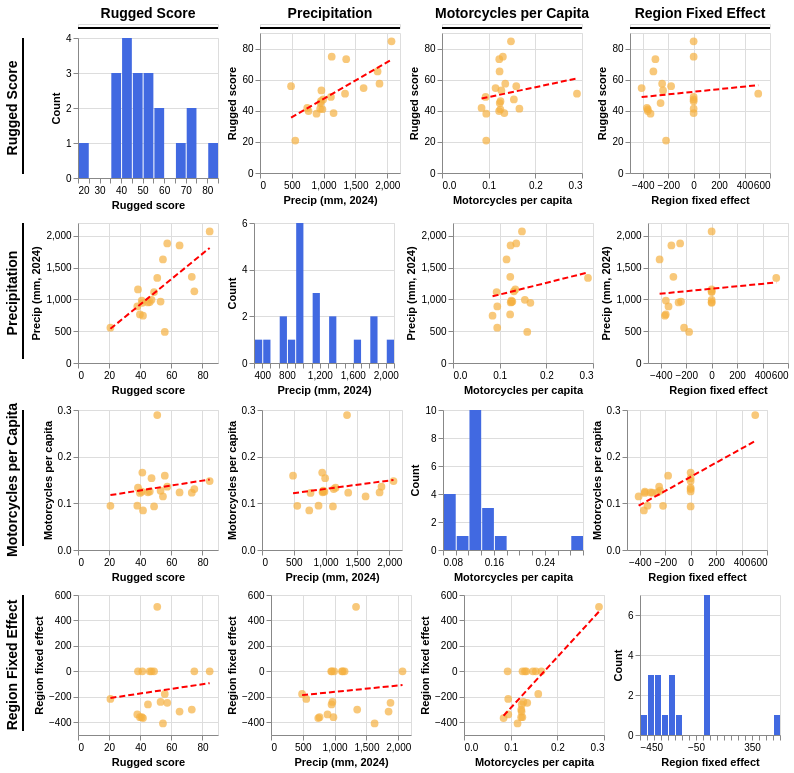

The notebook cell saved with this chart:
### Code cell
import altair as alt

# Scatterplot matrix for region fixed effects vs key predictors
moto_col = "Motorcycles per capita (vehicles)"
numeric_cols = ["region_fe", "rugged_score", "precip_sum_mm", moto_col]
scatter_df = merged_df[[region_col] + numeric_cols].copy()
for col in numeric_cols:
    scatter_df[col] = pd.to_numeric(scatter_df[col], errors="coerce")
scatter_df = scatter_df.dropna(subset=numeric_cols)

# Use safer field names for plotting
plot_df = scatter_df.rename(columns={moto_col: "moto_pc"})

# Field definitions for axes
fields = [
    ("rugged_score", "Rugged score"),
    ("precip_sum_mm", "Precip (mm, 2024)"),
    ("moto_pc", "Motorcycles per capita"),
    ("region_fe", "Region fixed effect")
]

label_map = {
    "rugged_score": "Rugged Score",
    "precip_sum_mm": "Precipitation",
    "moto_pc": "Motorcycles per Capita",
    "region_fe": "Region Fixed Effect"
}

# Shared sizing and spacing
cell_w, cell_h = 140, 140
cell_spacing = 6
base = alt.Chart(plot_df).properties(width=cell_w, height=cell_h)

# Reusable underlined header

def header_chart(label: str):
    text = (
        alt.Chart(pd.DataFrame({"label": [label]}))
        .mark_text(fontWeight="bold", fontSize=14)
        .encode(text="label")
        .properties(width=cell_w, height=18)
    )
    line = (
        alt.Chart(pd.DataFrame({"y": [0]}))
        .mark_rule(size=2)
        .encode(y=alt.Y("y:Q", scale=alt.Scale(domain=[0, 1]), axis=None))
        .properties(width=cell_w, height=4)
    )
    return alt.vconcat(text, line, spacing=0)

def vertical_header_layer(label: str):
    text = (
        alt.Chart(pd.DataFrame({"label": [label]}))
        .mark_text(fontWeight="bold", fontSize=14, angle=270)
        .encode(text="label", x=alt.value(-65), y=alt.value(cell_h / 2))
    )
    line = (
        alt.Chart(pd.DataFrame({"y1": [0], "y2": [cell_h]}))
        .mark_rule(size=2)
        .encode(x=alt.value(-55), y=alt.value(0), y2=alt.value(cell_h - 4))
    )
    return alt.layer(text, line)

rugged_header = header_chart("Rugged Score")
precip_header = header_chart("Precipitation")
moto_header = header_chart("Motorcycles per Capita")
region_fe_header = header_chart("Region Fixed Effect")
vertical_rugged_layer = vertical_header_layer(label_map["rugged_score"])

# Build matrix cells
charts = []
for row_field, row_title in fields:
    row_charts = []
    for col_field, col_title in fields:
        if row_field == col_field:
            diag_chart = (
                base.mark_bar(color="#4169E1")
                .encode(
                    alt.X(col_field, bin=alt.Bin(maxbins=20), title=col_title),
                    alt.Y("count()", title="Count"),
                    tooltip=[
                        alt.Tooltip("count()", title="Count"),
                        alt.Tooltip(region_col, aggregate="values", title="Regions")
                    ]
                )
            )
            if row_field == fields[0][0]:
                diag_body = alt.layer(diag_chart, vertical_rugged_layer)
                chart = alt.vconcat(rugged_header, diag_body, spacing=2)
            else:
                chart = diag_chart
        else:
            points = (
                base.mark_circle(size=60, opacity=0.7, color="#F5B041")
                .encode(
                    alt.X(col_field, title=col_title),
                    alt.Y(row_field, title=row_title),
                    tooltip=[region_col, "region_fe", "rugged_score", "precip_sum_mm", "moto_pc"]
                )
            )
            trend = (
                base.transform_regression(col_field, row_field)
                .mark_line(color="red", size=2, strokeDash=[6, 3])
                .encode(
                    alt.X(col_field, title=col_title),
                    alt.Y(row_field, title=row_title)
                )
            )
            layered = alt.layer(points, trend)
            if col_field == fields[0][0]:
                label_layer = vertical_header_layer(label_map[row_field])
                chart = alt.layer(layered, label_layer)
            elif row_field == fields[0][0] and col_field == fields[1][0]:
                chart = alt.vconcat(precip_header, layered, spacing=2)
            elif row_field == fields[0][0] and col_field == fields[2][0]:
                chart = alt.vconcat(moto_header, layered, spacing=2)
            elif row_field == fields[0][0] and col_field == fields[3][0]:
                chart = alt.vconcat(region_fe_header, layered, spacing=2)
            else:
                chart = layered
        row_charts.append(chart)
    charts.append(alt.hconcat(*row_charts, spacing=cell_spacing))

grid_body = alt.vconcat(*charts, spacing=cell_spacing).resolve_scale(color="independent")

# Display the grid
grid_body

### Figure 1 — Vega-Lite specification as saved in the notebook (floating-point values rounded to 4 significant figures)
{"config": {"view": {"continuousWidth": 300, "continuousHeight": 300}}, "vconcat": [{"hconcat": [{"vconcat": [{"vconcat": [{"data": {"name": "data-493a0e4c3edc76215f945c2869163eb7"}, "mark": {"type": "text", "fontSize": 14, "fontWeight": "bold"}, "encoding": {"text": {"field": "label", "type": "nominal"}}, "height": 18, "width": 140}, {"data": {"name": "data-a0a55d106695e8d630baff0f16eee66d"}, "mark": {"type": "rule", "size": 2}, "encoding": {"y": {"axis": null, "field": "y", "scale": {"domain": [0, 1]}, "type": "quantitative"}}, "height": 4, "width": 140}], "spacing": 0}, {"layer": [{"data": {"name": "data-ae1858b893afa03cf4a272a1b2caf56c"}, "mark": {"type": "bar", "color": "#4169E1"}, "encoding": {"tooltip": [{"aggregate": "count", "title": "Count", "type": "quantitative"}, {"aggregate": "values", "field": "reg_name", "title": "Regions", "type": "nominal"}], "x": {"bin": {"maxbins": 20}, "field": "rugged_score", "title": "Rugged score", "type": "quantitative"}, "y": {"aggregate": "count", "title": "Count", "type": "quantitative"}}}, {"layer": [{"data": {"name": "data-493a0e4c3edc76215f945c2869163eb7"}, "mark": {"type": "text", "angle": 270, "fontSize": 14, "fontWeight": "bold"}, "encoding": {"text": {"field": "label", "type": "nominal"}, "x": {"value": -65}, "y": {"value": 70.0}}}, {"data": {"name": "data-e731fc1fc78575bbb8147d68d894e0da"}, "mark": {"type": "rule", "size": 2}, "encoding": {"x": {"value": -55}, "y": {"value": 0}, "y2": {"value": 136}}}]}], "height": 140, "width": 140}], "spacing": 2}, {"vconcat": [{"vconcat": [{"data": {"name": "data-36e77802b78be21ab966a86661822184"}, "mark": {"type": "text", "fontSize": 14, "fontWeight": "bold"}, "encoding": {"text": {"field": "label", "type": "nominal"}}, "height": 18, "width": 140}, {"data": {"name": "data-a0a55d106695e8d630baff0f16eee66d"}, "mark": {"type": "rule", "size": 2}, "encoding": {"y": {"axis": null, "field": "y", "scale": {"domain": [0, 1]}, "type": "quantitative"}}, "height": 4, "width": 140}], "spacing": 0}, {"layer": [{"mark": {"type": "circle", "color": "#F5B041", "opacity": 0.7, "size": 60}, "encoding": {"tooltip": [{"field": "reg_name", "type": "nominal"}, {"field": "region_fe", "type": "quantitative"}, {"field": "rugged_score", "type": "quantitative"}, {"field": "precip_sum_mm", "type": "quantitative"}, {"field": "moto_pc", "type": "quantitative"}], "x": {"field": "precip_sum_mm", "title": "Precip (mm, 2024)", "type": "quantitative"}, "y": {"field": "rugged_score", "title": "Rugged score", "type": "quantitative"}}}, {"mark": {"type": "line", "color": "red", "size": 2, "strokeDash": [6, 3]}, "encoding": {"x": {"field": "precip_sum_mm", "title": "Precip (mm, 2024)", "type": "quantitative"}, "y": {"field": "rugged_score", "title": "Rugged score", "type": "quantitative"}}, "transform": [{"on": "precip_sum_mm", "regression": "rugged_score"}]}], "data": {"name": "data-ae1858b893afa03cf4a272a1b2caf56c"}, "height": 140, "width": 140}], "spacing": 2}, {"vconcat": [{"vconcat": [{"data": {"name": "data-7d5bbbc3dc0678a042d8e50edd6691a8"}, "mark": {"type": "text", "fontSize": 14, "fontWeight": "bold"}, "encoding": {"text": {"field": "label", "type": "nominal"}}, "height": 18, "width": 140}, {"data": {"name": "data-a0a55d106695e8d630baff0f16eee66d"}, "mark": {"type": "rule", "size": 2}, "encoding": {"y": {"axis": null, "field": "y", "scale": {"domain": [0, 1]}, "type": "quantitative"}}, "height": 4, "width": 140}], "spacing": 0}, {"layer": [{"mark": {"type": "circle", "color": "#F5B041", "opacity": 0.7, "size": 60}, "encoding": {"tooltip": [{"field": "reg_name", "type": "nominal"}, {"field": "region_fe", "type": "quantitative"}, {"field": "rugged_score", "type": "quantitative"}, {"field": "precip_sum_mm", "type": "quantitative"}, {"field": "moto_pc", "type": "quantitative"}], "x": {"field": "moto_pc", "title": "Motorcycles per capita", "type": "quantitative"}, "y": {"field": "rugged_score", "title": "Rugged score", "type": "quantitative"}}}, {"mark": {"type": "line", "color": "red", "size": 2, "strokeDash": [6, 3]}, "encoding": {"x": {"field": "moto_pc", "title": "Motorcycles per capita", "type": "quantitative"}, "y": {"field": "rugged_score", "title": "Rugged score", "type": "quantitative"}}, "transform": [{"on": "moto_pc", "regression": "rugged_score"}]}], "data": {"name": "data-ae1858b893afa03cf4a272a1b2caf56c"}, "height": 140, "width": 140}], "spacing": 2}, {"vconcat": [{"vconcat": [{"data": {"name": "data-988a76f794bf79ac6d67a8a2b5232519"}, "mark": {"type": "text", "fontSize": 14, "fontWeight": "bold"}, "encoding": {"text": {"field": "label", "type": "nominal"}}, "height": 18, "width": 140}, {"data": {"name": "data-a0a55d106695e8d630baff0f16eee66d"}, "mark": {"type": "rule", "size": 2}, "encoding": {"y": {"axis": null, "field": "y", "scale": {"domain": [0, 1]}, "type": "quantitative"}}, "height": 4, "width": 140}], "spacing": 0}, {"layer": [{"mark": {"type": "circle", "color": "#F5B041", "opacity": 0.7, "size": 60}, "encoding": {"tooltip": [{"field": "reg_name", "type": "nominal"}, {"field": "region_fe", "type": "quantitative"}, {"field": "rugged_score", "type": "quantitative"}, {"field": "precip_sum_mm", "type": "quantitative"}, {"field": "moto_pc", "type": "quantitative"}], "x": {"field": "region_fe", "title": "Region fixed effect", "type": "quantitative"}, "y": {"field": "rugged_score", "title": "Rugged score", "type": "quantitative"}}}, {"mark": {"type": "line", "color": "red", "size": 2, "strokeDash": [6, 3]}, "encoding": {"x": {"field": "region_fe", "title": "Region fixed effect", "type": "quantitative"}, "y": {"field": "rugged_score", "title": "Rugged score", "type": "quantitative"}}, "transform": [{"on": "region_fe", "regression": "rugged_score"}]}], "data": {"name": "data-ae1858b893afa03cf4a272a1b2caf56c"}, "height": 140, "width": 140}], "spacing": 2}], "spacing": 6}, {"hconcat": [{"layer": [{"layer": [{"mark": {"type": "circle", "color": "#F5B041", "opacity": 0.7, "size": 60}, "encoding": {"tooltip": [{"field": "reg_name", "type": "nominal"}, {"field": "region_fe", "type": "quantitative"}, {"field": "rugged_score", "type": "quantitative"}, {"field": "precip_sum_mm", "type": "quantitative"}, {"field": "moto_pc", "type": "quantitative"}], "x": {"field": "rugged_score", "title": "Rugged score", "type": "quantitative"}, "y": {"field": "precip_sum_mm", "title": "Precip (mm, 2024)", "type": "quantitative"}}}, {"mark": {"type": "line", "color": "red", "size": 2, "strokeDash": [6, 3]}, "encoding": {"x": {"field": "rugged_score", "title": "Rugged score", "type": "quantitative"}, "y": {"field": "precip_sum_mm", "title": "Precip (mm, 2024)", "type": "quantitative"}}, "transform": [{"on": "rugged_score", "regression": "precip_sum_mm"}]}], "data": {"name": "data-ae1858b893afa03cf4a272a1b2caf56c"}}, {"layer": [{"data": {"name": "data-36e77802b78be21ab966a86661822184"}, "mark": {"type": "text", "angle": 270, "fontSize": 14, "fontWeight": "bold"}, "encoding": {"text": {"field": "label", "type": "nominal"}, "x": {"value": -65}, "y": {"value": 70.0}}}, {"data": {"name": "data-e731fc1fc78575bbb8147d68d894e0da"}, "mark": {"type": "rule", "size": 2}, "encoding": {"x": {"value": -55}, "y": {"value": 0}, "y2": {"value": 136}}}]}], "height": 140, "width": 140}, {"data": {"name": "data-ae1858b893afa03cf4a272a1b2caf56c"}, "mark": {"type": "bar", "color": "#4169E1"}, "encoding": {"tooltip": [{"aggregate": "count", "title": "Count", "type": "quantitative"}, {"aggregate": "values", "field": "reg_name", "title": "Regions", "type": "nominal"}], "x": {"bin": {"maxbins": 20}, "field": "precip_sum_mm", "title": "Precip (mm, 2024)", "type": "quantitative"}, "y": {"aggregate": "count", "title": "Count", "type": "quantitative"}}, "height": 140, "width": 140}, {"layer": [{"mark": {"type": "circle", "color": "#F5B041", "opacity": 0.7, "size": 60}, "encoding": {"tooltip": [{"field": "reg_name", "type": "nominal"}, {"field": "region_fe", "type": "quantitative"}, {"field": "rugged_score", "type": "quantitative"}, {"field": "precip_sum_mm", "type": "quantitative"}, {"field": "moto_pc", "type": "quantitative"}], "x": {"field": "moto_pc", "title": "Motorcycles per capita", "type": "quantitative"}, "y": {"field": "precip_sum_mm", "title": "Precip (mm, 2024)", "type": "quantitative"}}}, {"mark": {"type": "line", "color": "red", "size": 2, "strokeDash": [6, 3]}, "encoding": {"x": {"field": "moto_pc", "title": "Motorcycles per capita", "type": "quantitative"}, "y": {"field": "precip_sum_mm", "title": "Precip (mm, 2024)", "type": "quantitative"}}, "transform": [{"on": "moto_pc", "regression": "precip_sum_mm"}]}], "data": {"name": "data-ae1858b893afa03cf4a272a1b2caf56c"}, "height": 140, "width": 140}, {"layer": [{"mark": {"type": "circle", "color": "#F5B041", "opacity": 0.7, "size": 60}, "encoding": {"tooltip": [{"field": "reg_name", "type": "nominal"}, {"field": "region_fe", "type": "quantitative"}, {"field": "rugged_score", "type": "quantitative"}, {"field": "precip_sum_mm", "type": "quantitative"}, {"field": "moto_pc", "type": "quantitative"}], "x": {"field": "region_fe", "title": "Region fixed effect", "type": "quantitative"}, "y": {"field": "precip_sum_mm", "title": "Precip (mm, 2024)", "type": "quantitative"}}}, {"mark": {"type": "line", "color": "red", "size": 2, "strokeDash": [6, 3]}, "encoding": {"x": {"field": "region_fe", "title": "Region fixed effect", "type": "quantitative"}, "y": {"field": "precip_sum_mm", "title": "Precip (mm, 2024)", "type": "quantitative"}}, "transform": [{"on": "region_fe", "regression": "precip_sum_mm"}]}], "data": {"name": "data-ae1858b893afa03cf4a272a1b2caf56c"}, "height": 140, "width": 140}], "spacing": 6}, {"hconcat": [{"layer": [{"layer": [{"mark": {"type": "circle", "color": "#F5B041", "opacity": 0.7, "size": 60}, "encoding": {"tooltip": [{"field": "reg_name", "type": "nominal"}, {"field": "region_fe", "type": "quantitative"}, {"field": "rugged_score", "type": "quantitative"}, {"field": "precip_sum_mm", "type": "quantitative"}, {"field": "moto_pc", "type": "quantitative"}], "x": {"field": "rugged_score", "title": "Rugged score", "type": "quantitative"}, "y": {"field": "moto_pc", "title": "Motorcycles per capita", "type": "quantitative"}}}, {"mark": {"type": "line", "color": "red", "size": 2, "strokeDash": [6, 3]}, "encoding": {"x": {"field": "rugged_score", "title": "Rugged score", "type": "quantitative"}, "y": {"field": "moto_pc", "title": "Motorcycles per capita", "type": "quantitative"}}, "transform": [{"on": "rugged_score", "regression": "moto_pc"}]}], "data": {"name": "data-ae1858b893afa03cf4a272a1b2caf56c"}}, {"layer": [{"data": {"name": "data-7d5bbbc3dc0678a042d8e50edd6691a8"}, "mark": {"type": "text", "angle": 270, "fontSize": 14, "fontWeight": "bold"}, "encoding": {"text": {"field": "label", "type": "nominal"}, "x": {"value": -65}, "y": {"value": 70.0}}}, {"data": {"name": "data-e731fc1fc78575bbb8147d68d894e0da"}, "mark": {"type": "rule", "size": 2}, "encoding": {"x": {"value": -55}, "y": {"value": 0}, "y2": {"value": 136}}}]}], "height": 140, "width": 140}, {"layer": [{"mark": {"type": "circle", "color": "#F5B041", "opacity": 0.7, "size": 60}, "encoding": {"tooltip": [{"field": "reg_name", "type": "nominal"}, {"field": "region_fe", "type": "quantitative"}, {"field": "rugged_score", "type": "quantitative"}, {"field": "precip_sum_mm", "type": "quantitative"}, {"field": "moto_pc", "type": "quantitative"}], "x": {"field": "precip_sum_mm", "title": "Precip (mm, 2024)", "type": "quantitative"}, "y": {"field": "moto_pc", "title": "Motorcycles per capita", "type": "quantitative"}}}, {"mark": {"type": "line", "color": "red", "size": 2, "strokeDash": [6, 3]}, "encoding": {"x": {"field": "precip_sum_mm", "title": "Precip (mm, 2024)", "type": "quantitative"}, "y": {"field": "moto_pc", "title": "Motorcycles per capita", "type": "quantitative"}}, "transform": [{"on": "precip_sum_mm", "regression": "moto_pc"}]}], "data": {"name": "data-ae1858b893afa03cf4a272a1b2caf56c"}, "height": 140, "width": 140}, {"data": {"name": "data-ae1858b893afa03cf4a272a1b2caf56c"}, "mark": {"type": "bar", "color": "#4169E1"}, "encoding": {"tooltip": [{"aggregate": "count", "title": "Count", "type": "quantitative"}, {"aggregate": "values", "field": "reg_name", "title": "Regions", "type": "nominal"}], "x": {"bin": {"maxbins": 20}, "field": "moto_pc", "title": "Motorcycles per capita", "type": "quantitative"}, "y": {"aggregate": "count", "title": "Count", "type": "quantitative"}}, "height": 140, "width": 140}, {"layer": [{"mark": {"type": "circle", "color": "#F5B041", "opacity": 0.7, "size": 60}, "encoding": {"tooltip": [{"field": "reg_name", "type": "nominal"}, {"field": "region_fe", "type": "quantitative"}, {"field": "rugged_score", "type": "quantitative"}, {"field": "precip_sum_mm", "type": "quantitative"}, {"field": "moto_pc", "type": "quantitative"}], "x": {"field": "region_fe", "title": "Region fixed effect", "type": "quantitative"}, "y": {"field": "moto_pc", "title": "Motorcycles per capita", "type": "quantitative"}}}, {"mark": {"type": "line", "color": "red", "size": 2, "strokeDash": [6, 3]}, "encoding": {"x": {"field": "region_fe", "title": "Region fixed effect", "type": "quantitative"}, "y": {"field": "moto_pc", "title": "Motorcycles per capita", "type": "quantitative"}}, "transform": [{"on": "region_fe", "regression": "moto_pc"}]}], "data": {"name": "data-ae1858b893afa03cf4a272a1b2caf56c"}, "height": 140, "width": 140}], "spacing": 6}, {"hconcat": [{"layer": [{"layer": [{"mark": {"type": "circle", "color": "#F5B041", "opacity": 0.7, "size": 60}, "encoding": {"tooltip": [{"field": "reg_name", "type": "nominal"}, {"field": "region_fe", "type": "quantitative"}, {"field": "rugged_score", "type": "quantitative"}, {"field": "precip_sum_mm", "type": "quantitative"}, {"field": "moto_pc", "type": "quantitative"}], "x": {"field": "rugged_score", "title": "Rugged score", "type": "quantitative"}, "y": {"field": "region_fe", "title": "Region fixed effect", "type": "quantitative"}}}, {"mark": {"type": "line", "color": "red", "size": 2, "strokeDash": [6, 3]}, "encoding": {"x": {"field": "rugged_score", "title": "Rugged score", "type": "quantitative"}, "y": {"field": "region_fe", "title": "Region fixed effect", "type": "quantitative"}}, "transform": [{"on": "rugged_score", "regression": "region_fe"}]}], "data": {"name": "data-ae1858b893afa03cf4a272a1b2caf56c"}}, {"layer": [{"data": {"name": "data-988a76f794bf79ac6d67a8a2b5232519"}, "mark": {"type": "text", "angle": 270, "fontSize": 14, "fontWeight": "bold"}, "encoding": {"text": {"field": "label", "type": "nominal"}, "x": {"value": -65}, "y": {"value": 70.0}}}, {"data": {"name": "data-e731fc1fc78575bbb8147d68d894e0da"}, "mark": {"type": "rule", "size": 2}, "encoding": {"x": {"value": -55}, "y": {"value": 0}, "y2": {"value": 136}}}]}], "height": 140, "width": 140}, {"layer": [{"mark": {"type": "circle", "color": "#F5B041", "opacity": 0.7, "size": 60}, "encoding": {"tooltip": [{"field": "reg_name", "type": "nominal"}, {"field": "region_fe", "type": "quantitative"}, {"field": "rugged_score", "type": "quantitative"}, {"field": "precip_sum_mm", "type": "quantitative"}, {"field": "moto_pc", "type": "quantitative"}], "x": {"field": "precip_sum_mm", "title": "Precip (mm, 2024)", "type": "quantitative"}, "y": {"field": "region_fe", "title": "Region fixed effect", "type": "quantitative"}}}, {"mark": {"type": "line", "color": "red", "size": 2, "strokeDash": [6, 3]}, "encoding": {"x": {"field": "precip_sum_mm", "title": "Precip (mm, 2024)", "type": "quantitative"}, "y": {"field": "region_fe", "title": "Region fixed effect", "type": "quantitative"}}, "transform": [{"on": "precip_sum_mm", "regression": "region_fe"}]}], "data": {"name": "data-ae1858b893afa03cf4a272a1b2caf56c"}, "height": 140, "width": 140}, {"layer": [{"mark": {"type": "circle", "color": "#F5B041", "opacity": 0.7, "size": 60}, "encoding": {"tooltip": [{"field": "reg_name", "type": "nominal"}, {"field": "region_fe", "type": "quantitative"}, {"field": "rugged_score", "type": "quantitative"}, {"field": "precip_sum_mm", "type": "quantitative"}, {"field": "moto_pc", "type": "quantitative"}], "x": {"field": "moto_pc", "title": "Motorcycles per capita", "type": "quantitative"}, "y": {"field": "region_fe", "title": "Region fixed effect", "type": "quantitative"}}}, {"mark": {"type": "line", "color": "red", "size": 2, "strokeDash": [6, 3]}, "encoding": {"x": {"field": "moto_pc", "title": "Motorcycles per capita", "type": "quantitative"}, "y": {"field": "region_fe", "title": "Region fixed effect", "type": "quantitative"}}, "transform": [{"on": "moto_pc", "regression": "region_fe"}]}], "data": {"name": "data-ae1858b893afa03cf4a272a1b2caf56c"}, "height": 140, "width": 140}, {"data": {"name": "data-ae1858b893afa03cf4a272a1b2caf56c"}, "mark": {"type": "bar", "color": "#4169E1"}, "encoding": {"tooltip": [{"aggregate": "count", "title": "Count", "type": "quantitative"}, {"aggregate": "values", "field": "reg_name", "title": "Regions", "type": "nominal"}], "x": {"bin": {"maxbins": 20}, "field": "region_fe", "title": "Region fixed effect", "type": "quantitative"}, "y": {"aggregate": "count", "title": "Count", "type": "quantitative"}}, "height": 140, "width": 140}], "spacing": 6}], "resolve": {"scale": {"color": "independent"}}, "spacing": 6, "$schema": "https://vega.github.io/schema/vega-lite/v6.1.0.json", "datasets": {"data-493a0e4c3edc76215f945c2869163eb7": [{"label": "Rugged Score"}], "data-a0a55d106695e8d630baff0f16eee66d": [{"y": 0}], "data-ae1858b893afa03cf4a272a1b2caf56c": [{"reg_name": "Piemonte", "region_fe": -300.4, "rugged_score": 73.14, "precip_sum_mm": 1355.0, "moto_pc": 0.1227}, {"reg_name": "Valle d'Aosta / Vallée d'Aoste", "region_fe": 0.0, "rugged_score": 84.64, "precip_sum_mm": 2067.0, "moto_pc": 0.1478}, {"reg_name": "Lombardia", "region_fe": -316.2, "rugged_score": 65.3, "precip_sum_mm": 1848.0, "moto_pc": 0.1234}, {"reg_name": "Trentino Alto Adige / Südtirol", "region_fe": 0.0, "rugged_score": 74.79, "precip_sum_mm": 1127.0, "moto_pc": 0.1305}, {"reg_name": "Veneto", "region_fe": -408.7, "rugged_score": 54.62, "precip_sum_mm": 1628.0, "moto_pc": 0.1148}, {"reg_name": "Friuli-Venezia Giulia", "region_fe": -247.5, "rugged_score": 57.38, "precip_sum_mm": 1878.0, "moto_pc": 0.1356}, {"reg_name": "Liguria", "region_fe": 507.6, "rugged_score": 50.96, "precip_sum_mm": 1336.0, "moto_pc": 0.2893}, {"reg_name": "Emilia-Romagna", "region_fe": 0.0, "rugged_score": 38.55, "precip_sum_mm": 1156.0, "moto_pc": 0.1335}, {"reg_name": "Toscana", "region_fe": 0.0, "rugged_score": 41.36, "precip_sum_mm": 945.8, "moto_pc": 0.1658}, {"reg_name": "Umbria", "region_fe": -259.7, "rugged_score": 44.98, "precip_sum_mm": 951.9, "moto_pc": 0.1237}, {"reg_name": "Marche", "region_fe": 0.0, "rugged_score": 47.28, "precip_sum_mm": 992.1, "moto_pc": 0.154}, {"reg_name": "Lazio", "region_fe": 0.0, "rugged_score": 46.13, "precip_sum_mm": 957.4, "moto_pc": 0.1254}, {"reg_name": "Abruzzo", "region_fe": -240.3, "rugged_score": 53.09, "precip_sum_mm": 964.9, "moto_pc": 0.1272}, {"reg_name": "Molise", "region_fe": -360.4, "rugged_score": 39.83, "precip_sum_mm": 762.9, "moto_pc": 0.1224}, {"reg_name": "Campania", "region_fe": -359.6, "rugged_score": 40.98, "precip_sum_mm": 980.9, "moto_pc": 0.1251}, {"reg_name": "Puglia", "region_fe": -216.7, "rugged_score": 20.84, "precip_sum_mm": 554.4, "moto_pc": 0.09474}, {"reg_name": "Basilicata", "region_fe": -367.2, "rugged_score": 41.79, "precip_sum_mm": 742.8, "moto_pc": 0.08478}, {"reg_name": "Calabria", "region_fe": 0.0, "rugged_score": 48.9, "precip_sum_mm": 1114.0, "moto_pc": 0.09343}, {"reg_name": "Sicilia", "region_fe": -177.0, "rugged_score": 55.79, "precip_sum_mm": 488.1, "moto_pc": 0.1591}, {"reg_name": "Sardegna", "region_fe": -338.9, "rugged_score": 38.13, "precip_sum_mm": 888.3, "moto_pc": 0.09489}], "data-e731fc1fc78575bbb8147d68d894e0da": [{"y1": 0, "y2": 140}], "data-36e77802b78be21ab966a86661822184": [{"label": "Precipitation"}], "data-7d5bbbc3dc0678a042d8e50edd6691a8": [{"label": "Motorcycles per Capita"}], "data-988a76f794bf79ac6d67a8a2b5232519": [{"label": "Region Fixed Effect"}]}}
